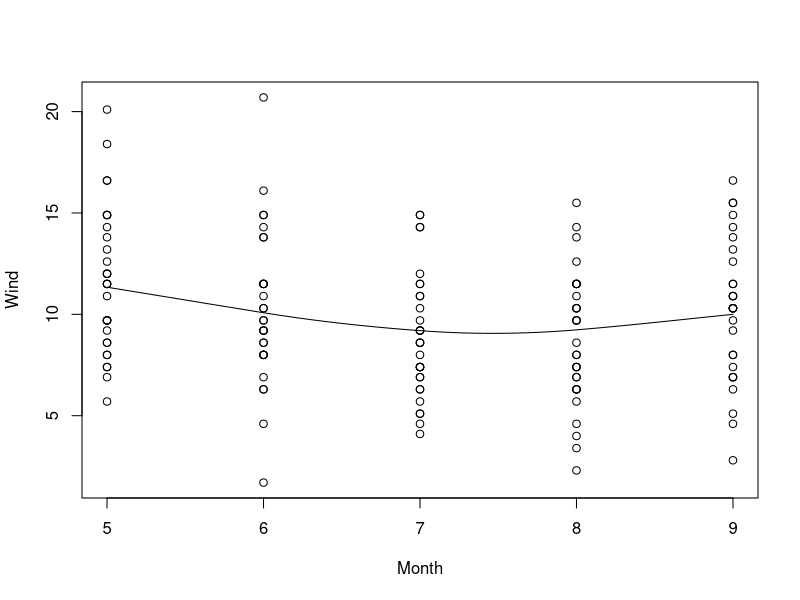
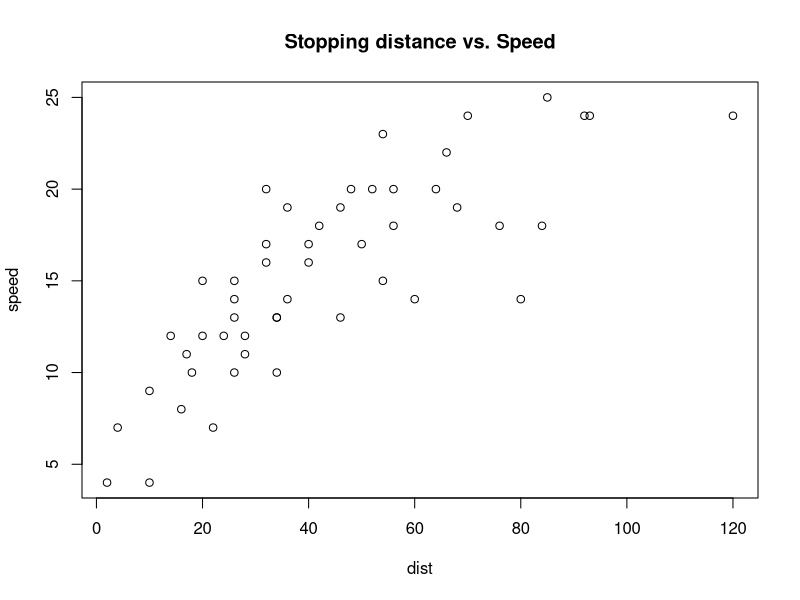
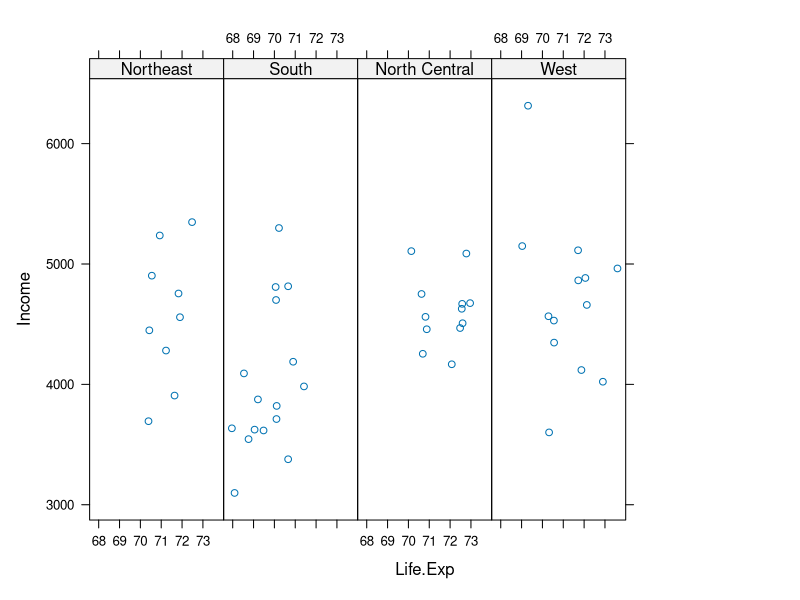
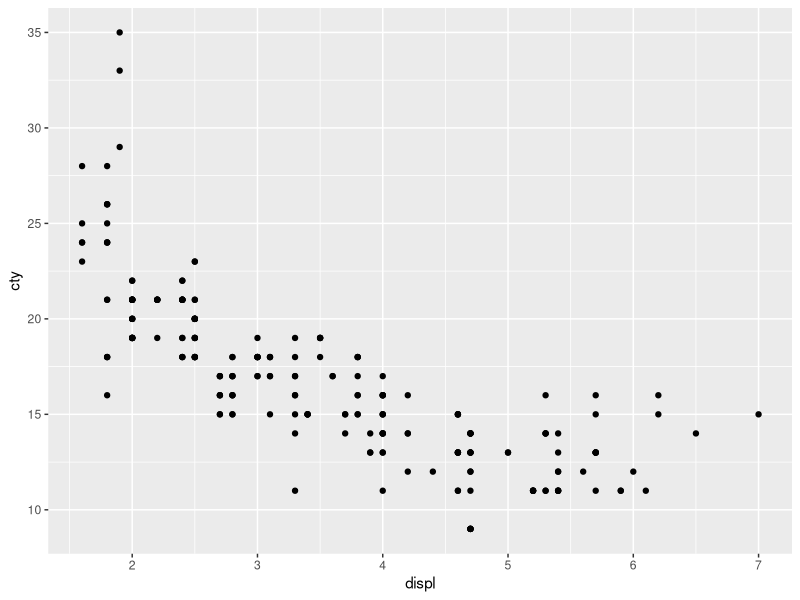
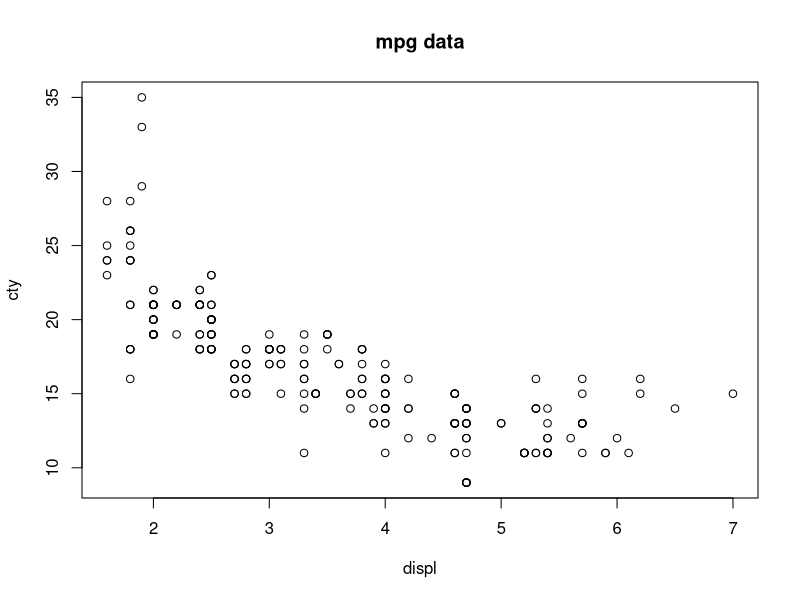
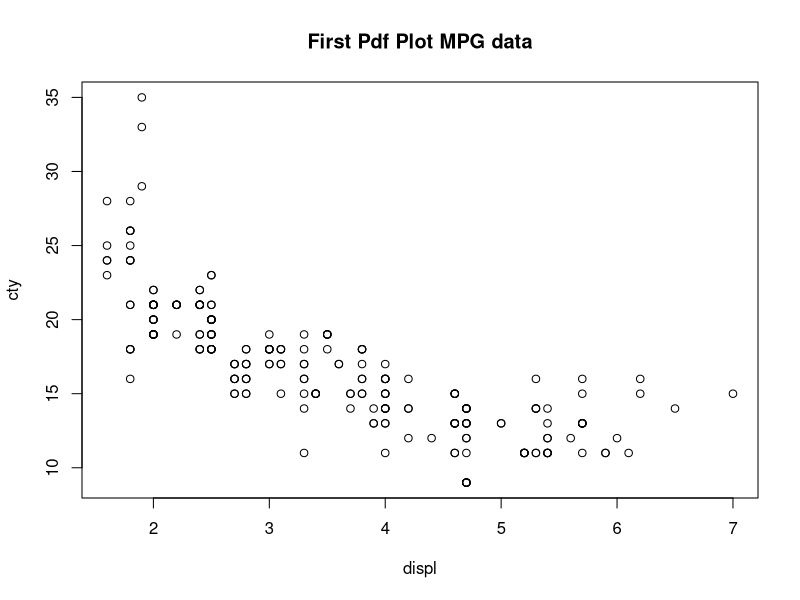

Write the R code that produced these figures, in order.
# Plotting Systems And Graphics Devices


View(airquality)
library(ggplot2)
data(airquality)
with(airquality, {
        plot(Month, Wind)
        lines(loess.smooth(Month, Wind))
       }) # Trend looks like the wind is low in month of july
# while creating the base plots you can't go backwards so plan in advance.

# constructing a base plot

View(cars)
data(cars)

# creating plot
with(cars, plot(dist, speed))

# Adding title

title("Stopping distance vs. Speed") # use word title to add title

# Lattice System

library(lattice)
View(state.x77)

#relation between income and life expectancy
#scatter plot with 5 panels showing each region seperately
state <- data.frame(state.x77, region = state.region)
xyplot(Income ~ Life.Exp  | region, data = state, layout = c(5,1))

# ggplot2 attempts to overcome the weekness of latic and base system.
# It automatically adds titles and also allows ot annotate.

library(ggplot2)

data(mpg)
qplot(displ, cty, data= mpg) # making scatter plot using ggplot2 and mpg dataset


## Graphics Devices
# With windows() function, windows screen device is launched.
# use qplot while using ggplot2 as default 
# To create a plot use functions like plot, xyplot or qplot

# plot that appears on screen device

with(mpg, plot(displ, cty))

# Anotate with title
title(main = "mpg data") # adding title

# plotting for file device
# open PDF file
pdf(file = "1stpdfplot.pdf")

# creating plot and sending to file
with(mpg, plot(displ, cty))

# Give title to plot
title(main = "First Pdf Plot MPG data")

# closing the PDF file device
dev.off

# Can view pdf file in Workshop-R-Workflow folder in my computer

# you can also copy plots to other device but it will not be same as original.
# some plots requires more coding so copying could be helpfull.
# to copy a plot to PNG file you can use dev.copy(png, file = "copyplot.png")
# you need to close PNG device using dev.off function



